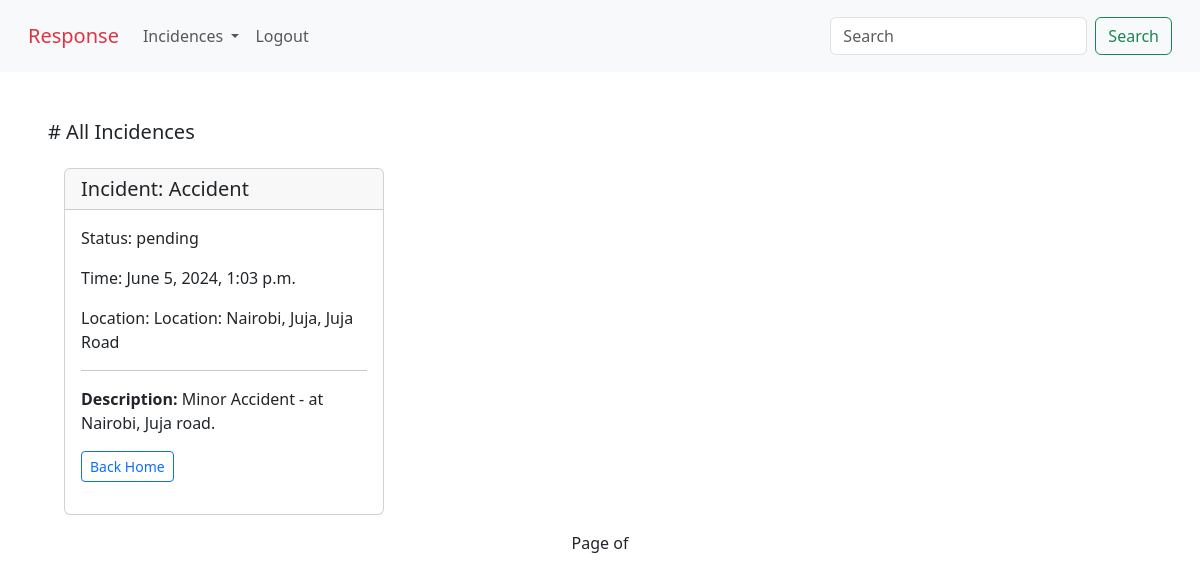
The app's page /all_incedences/ (signed in) with its own data.
### administrator/models.py (models this page shows)
class Incidence(models.Model):
    choices = [
        ('pending', 'Pending'),
        ('assigned', 'Assigned'),
        ('cancelled', 'Cancelled'),
        ('closed', 'Closed'),
    ]
    incidence_type = models.CharField(max_length=100)
    call = models.ForeignKey(Calls, on_delete=models.CASCADE, blank=True, null=True)
    location = models.ForeignKey(Location, on_delete=models.CASCADE)
    desc = models.TextField()
    time_of_incident = models.DateTimeField(auto_now=True)
    status = models.CharField(max_length=50, choices=choices, default="pending")

### main/models.py (models this page shows)
class Location(models.Model):
    address = models.CharField(max_length=255)
    lon = models.FloatField()
    lat = models.FloatField()
    def __str__(self):
        return f'Location: {self.address}'

### main/views.py (the view)
# urls.py: path('all_incedences/', views.all_incedences, name='all_incedences'),
@login_required()
def all_incedences(request):
    incidents = Incidence.objects.filter(status__in=['pending', 'Pending'])
    context = {
        'incidents': incidents,
    }
    return render(request, 'all_incedences.html', context)

### main/templates/all_incedences.html (shortened to what this page needs)
{% extends './home.html' %}
{% block content %}
<div class="p-5">
    <h5 class="fw-lighter"># All Incidences</h5>
    {% if incidents %}
    <div class="p-3 d-flex flex-wrap gap-2">
        {% for incident in incidents %}
        <div class="card" style="width: 20rem;">
            <h5 class="card-header fw-lighter"><strong>Incident: </strong>{{incident.incidence_type}}</h5>
            <div class="card-body">
                <p class="fw-lighter"><strong>Status:</strong> {{incident.status}}</p>
                <p class="fw-lighter"><strong>Time:</strong> {{incident.time_of_incident}}</p>
                <p class="fw-lighter mb-3"><strong>Location:</strong> {{incident.location}}</p>
                <hr>
                <p>
                    <strong>Description: </strong> {{incident.desc}}
                </p>
                <a class="btn btn-sm btn-block btn-outline-primary mb-3" href="{% url 'home'%}">Back Home</a>
            </div>
        </div>
        {% endfor %}
    </div>
    <div class='pagination justify-content-center'>
        <span class='mx-4'>
            Page {{ page_obj.number }} of {{ page_obj.paginator.num_pages }}
        </span>
    </div>
    {% else %}
    <h3 class="text-primary">
        No Incidences
    </h3>
    {% endif %}
</div>
{% endblock %}

### static/css/index.css (style rules this page uses)
a { cursor: pointer; }

### records on screen
Incidence: incidence_type "Accident", status "pending", time_of_incident "June 5, 2024, 1:03 p.m.", location "Location: Nairobi, Juja, Juja Road", desc "Minor Accident - at Nairobi, Juja road."
